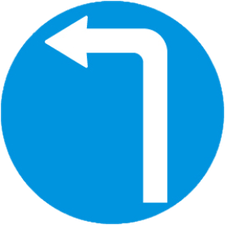
#> input picture signs/left_1.png, 225 x 225 px
$ python -i add_sun.py   (imports and definitions only)
#> lines starting #> are read from the running program, lines starting #| are printed output that depends on the picture
#> further down, picture is the input picture: PIL image 225x225 RGBA; mean R, G, B, A 36.4, 133.1, 181.9, 197.9

import os
from PIL import Image, ImageEnhance
import random

def apply_sunny_effect(image, brightness_factor=1.2, contrast_factor=1.2, tint_color=(255, 255, 150)):
    """
    Apply a sunny effect to the input PIL image.

    Parameters:
    image (PIL.Image): The input image.
    brightness_factor (float): Controls the brightness enhancement. Default is 1.2.
    contrast_factor (float): Controls the contrast enhancement. Default is 1.2.
    tint_color (tuple): The color used to add a yellow tint to the image. Default is (255, 255, 150).

    Returns:
    PIL.Image: The image with the sunny effect applied.
    """
#> called with brightness_factor = 1.2, contrast_factor = 1.2, tint_color = (255, 255, 150)
    # Apply brightness enhancement
    enhancer = ImageEnhance.Brightness(image)
    enhanced_image = enhancer.enhance(brightness_factor)
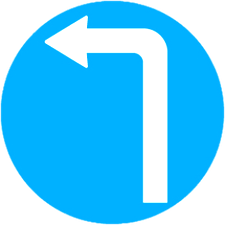
#> enhanced_image: PIL image 225x225 RGBA; mean R, G, B, A 37, 152.5, 203.3, 197.9; transparent parts drawn white

    # Apply contrast enhancement
    enhancer = ImageEnhance.Contrast(enhanced_image)
    enhanced_image = enhancer.enhance(contrast_factor)

    # Add yellow tint to the image
    tint_layer = Image.new("RGB", image.size, tint_color).convert('RGBA')
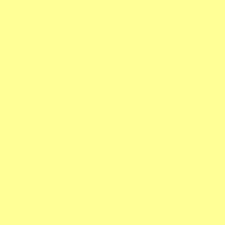
#> tint_layer: PIL image 225x225 RGBA; mean R, G, B, A 255, 255, 150, 255
    tinted_image = Image.blend(enhanced_image, tint_layer, random.uniform(0.1, 0.3))
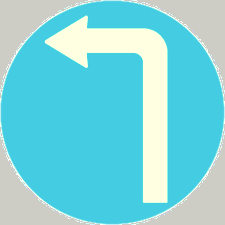
#> tinted_image: PIL image 225x225 RGBA; mean R, G, B, A 95, 184.6, 188.3, 213.1; transparent parts drawn white

    return tinted_image

>>> from PIL import Image
>>> picture = Image.open('signs/left_1.png')
>>> result = apply_sunny_effect(picture)

$ run again, on signs/left_2.png
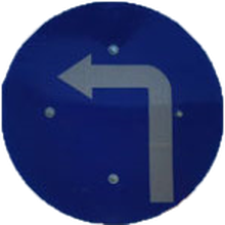
#> input picture signs/left_2.png, 225 x 225 px
#> picture is the input picture: PIL image 225x225 RGBA; mean R, G, B, A 21.5, 32.7, 80.2, 198.2
#> in apply_sunny_effect, `enhanced_image = enhancer.enhance(contrast_factor)`:
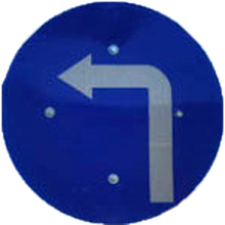
#> enhanced_image: PIL image 225x225 RGBA; mean R, G, B, A 23.3, 39.4, 107.4, 198.2; transparent parts drawn white
#> in apply_sunny_effect, `tinted_image = Image.blend(enhanced_image, tint_layer, random.uniform(..`:
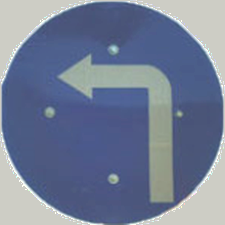
#> tinted_image: PIL image 225x225 RGBA; mean R, G, B, A 85, 96.8, 118.4, 213.3; transparent parts drawn white
